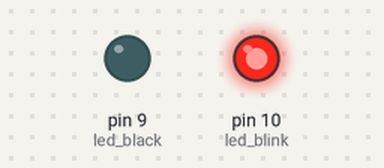
Recording of a sketch running on a simulated Arduino Uno, built with avr-gcc and run on an emulated ATmega328P. Shown: output pins drawn as LEDs (lit = HIGH).

Above: at 0.5 s.
At 3.0 s:
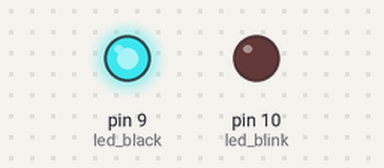
At 5.0 s:
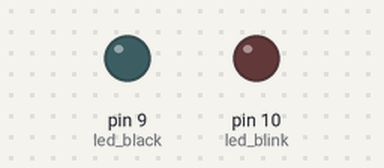
Timing chart, 0 to 7.8 s (numbered marks = the images above):
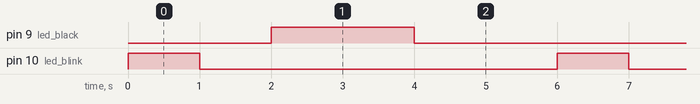

The sketch:

sketch.ino
```cpp
#define led_blink 10
#define led_black 9
void setup() {
  pinMode(led_blink, OUTPUT);
  pinMode(led_black, OUTPUT);
}
void loop() {
  digitalWrite(led_blink, HIGH);
  delay(1000);
  digitalWrite(led_blink, LOW);
  delay(1000);
  digitalWrite(led_black, HIGH);
  delay(2000);
  digitalWrite(led_black, LOW);
  delay(2000);

}
```

Measured:
- by itself, pin 9 (led_black): alternates HIGH for 2.0 s and LOW for 4.0 s
- by itself, pin 10 (led_blink): alternates HIGH for 1.0 s and LOW for 5.0 s
- by itself, everything shown: repeats every 6.0 s, in 4 steps
